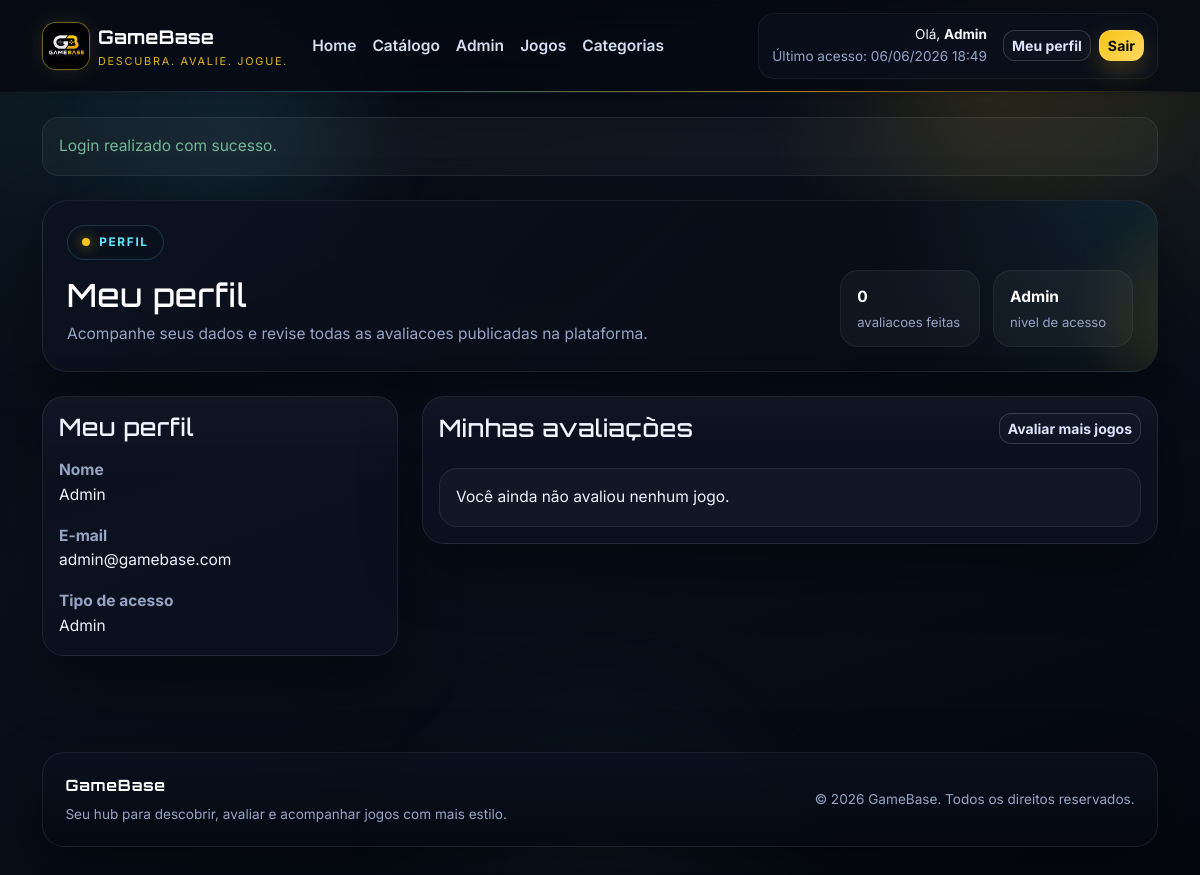
Page /index.php?page=perfil (signed in) on the committed database.
### tables this page shows
CREATE TABLE usuarios (
    id INT AUTO_INCREMENT PRIMARY KEY,
    nome VARCHAR(100) NOT NULL,
    email VARCHAR(150) NOT NULL UNIQUE,
    senha VARCHAR(255) NOT NULL,
    tipo ENUM('admin', 'usuario') DEFAULT 'usuario',
    lembrar_token VARCHAR(64) DEFAULT NULL,
    criado_em TIMESTAMP DEFAULT CURRENT_TIMESTAMP
);

### controllers/AuthController.php (called while the page is built, shortened)
<?php
class AuthController
{
    private Usuario $usuarioModel;
    private Avaliacao $avaliacaoModel;
    public function __construct()
    {
        $this->usuarioModel = new Usuario();
        $this->avaliacaoModel = new Avaliacao();
    }
    public function perfil(): void
    {
        $usuario = $this->usuarioModel->buscarPorId((int) $_SESSION['usuario_id']);
        $avaliacoes = $this->avaliacaoModel->listarPorUsuario((int) $_SESSION['usuario_id']);
        render('perfil.php', [
            'pageTitle' => 'Meu perfil',
            'usuario' => $usuario,
            'avaliacoes' => $avaliacoes,
        ]);
    }
}

### config/database.php (called while the page is built, shortened)
<?php
class Database
{
    private static ?PDO $connection = null;
    public static function getConnection(): PDO
    {
        if (self::$connection instanceof PDO) {
            return self::$connection;
        }
        $host = getenv("GAMEBASE_DB_HOST") ?: "localhost";
        $dbname = getenv("GAMEBASE_DB_NAME") ?: "gamebase";
        $username = getenv("GAMEBASE_DB_USER") ?: "root";
        $password = getenv("GAMEBASE_DB_PASS");
        $password = $password !== false ? $password : "root";
        $charset = getenv("GAMEBASE_DB_CHARSET") ?: "utf8mb4";
        $dsn = sprintf(
            "mysql:host=%s;dbname=%s;charset=%s",
            $host,
            $dbname,
            $charset
        );
        try {
            self::$connection = self::createPdo($dsn, $username, $password);
        } catch (Throwable $exception) {
            if (function_exists("debugLog")) {
                debugLog(
                    "initial",
                    "H1",
                    "config/database.php:42",
                    "database connection failed",
                    [
                        "host" => $host,
                        "database" => $dbname,
                        "errorType" => get_class($exception),
                        "errorCode" => (string) $exception->getCode(),
                        "errorMessage" => $exception->getMessage(),
                    ]
                );
            }
            if ((string) $exception->getCode() === "1049") {
                try {
                    if (function_exists("debugLog")) {
                        debugLog(
                            "post-fix",
                            "H1",
                            "config/database.php:50",
                            "database missing, starting bootstrap",
                            [
                                "host" => $host,
                                "database" => $dbname,
                                "schemaExists" => is_file(
                                    dirname(__DIR__) . "/database/gamebase.sql"
                                ),
                            ]
                        );
                    }
                    self::bootstrapDatabase(
                        $host,
                        $dbname,
                        $username,
                        $password,
                        $charset
                    );
                    self::$connection = self::createPdo(
                        $dsn,
                        $username,
                        $password
                    );
                    if (function_exists("debugLog")) {
                        debugLog(
                            "post-fix",
                            "H1",
                            "config/database.php:62",
                            "database bootstrap completed",
                            [
                                "host" => $host,
                                "database" => $dbname,
                            ]
                        );
                    }
                    return self::$connection;
                } catch (Throwable $bootstrapException) {
                    if (function_exists("debugLog")) {
                        debugLog(
                            "post-fix",
                            "H1",
                            "config/database.php:73",
                            "database bootstrap failed",
                            [
                                "host" => $host,
                                "database" => $dbname,
                                "errorType" => get_class($bootstrapException),
                                "errorCode" => (string) $bootstrapException->getCode(),
                                "errorMessage" => $bootstrapException->getMessage(),
                            ]
                        );
                    }
                    http_response_code(500);
                    die("<h1>Erro ao inicializar o banco</h1>" .
                        "<p>" .
                        htmlspecialchars(
                            "O banco gamebase nao existe e a inicializacao automatica falhou.",
                            ENT_QUOTES,
                            "UTF-8"
                        ) .
                        "</p>" .
                        "<p>" .
                        htmlspecialchars(
                            "Verifique se o MySQL esta ativo e se o arquivo database/gamebase.sql esta acessivel.",
                            ENT_QUOTES,
                            "UTF-8"
                        ) .
                        "</p>" .
                        "<p>" .
                        htmlspecialchars(
                            "Detalhe tecnico: " .
                                $bootstrapException->getMessage(),
                            ENT_QUOTES,
                            "UTF-8"
                        ) .
                        "</p>");
                }
            }
            http_response_code(500);
            $mensagem = "Nao foi possivel conectar ao banco de dados GameBase.";
            $orientacao =
                "Verifique host, nome do banco, usuario e senha em config/database.php ou nas variaveis de ambiente GAMEBASE_DB_*.";
            $credenciais = sprintf(
                "Configuracao atual: host=%s | banco=%s | usuario=%s",
                $host,
                $dbname,
                $username
            );
            $detalheTecnico = "Detalhe tecnico: " . $exception->getMessage();
            die("<h1>Erro de conexao com o banco</h1>" .
                "<p>" .
                htmlspecialchars($mensagem, ENT_QUOTES, "UTF-8") .
                "</p>" .
                "<p>" .
                htmlspecialchars($orientacao, ENT_QUOTES, "UTF-8") .
                "</p>" .
                "<p>" .
                htmlspecialchars($credenciais, ENT_QUOTES, "UTF-8") .
                "</p>" .
                "<p>" .
                htmlspecialchars($detalheTecnico, ENT_QUOTES, "UTF-8") .
                "</p>");
        }
        return self::$connection;
    }
    private static function createPdo(
        string $dsn,
        string $username,
        string $password
    ): PDO {
        return new PDO($dsn, $username, $password, [
            PDO::ATTR_ERRMODE => PDO::ERRMODE_EXCEPTION,
            PDO::ATTR_DEFAULT_FETCH_MODE => PDO::FETCH_ASSOC,
        ]);
    }
}

### models/Avaliacao.php (called while the page is built, shortened)
<?php
class Avaliacao
{
    private PDO $conn;
    public function __construct()
    {
        $this->conn = Database::getConnection();
    }
    public function listarPorUsuario(int $usuarioId): array
    {
        $stmt = $this->conn->prepare(
            '
            SELECT
                a.*,
                j.titulo AS jogo_titulo
            FROM avaliacoes a
            INNER JOIN jogos j ON j.id = a.jogo_id
            WHERE a.usuario_id = :usuario_id
            ORDER BY a.criado_em DESC
            '
        );
        $stmt->bindValue(':usuario_id', $usuarioId, PDO::PARAM_INT);
        $stmt->execute();
        return $stmt->fetchAll();
    }
}

### models/Usuario.php (called while the page is built, shortened)
<?php
class Usuario
{
    private PDO $conn;
    public function __construct()
    {
        $this->conn = Database::getConnection();
    }
    public function buscarPorId(int $id): ?array
    {
        $stmt = $this->conn->prepare('SELECT * FROM usuarios WHERE id = :id LIMIT 1');
        $stmt->bindValue(':id', $id, PDO::PARAM_INT);
        $stmt->execute();
        $usuario = $stmt->fetch();
        return $usuario !== false ? $usuario : null;
    }
}

### views/perfil.php (the view, shortened to what this page needs)
<?php
$usuario = $usuario ?? [];
$avaliacoes = $avaliacoes ?? [];
?>
<section class="mb-4">
    <div class="page-banner mb-4">
        <div class="d-flex flex-column flex-xl-row justify-content-between align-items-xl-end gap-4">
            <div>
                <span class="eyebrow-pill mb-3">Perfil</span>
                <h1 class="page-banner-title h2 mb-2">Meu perfil</h1>
                <p class="page-banner-text mb-0">Acompanhe seus dados e revise todas as avaliacoes publicadas na plataforma.</p>
            </div>
            <div class="page-banner-stats">
                <div class="page-stat">
                    <span class="page-stat-value"><?= count($avaliacoes) ?></span>
                    <span class="page-stat-label">avaliacoes feitas</span>
                </div>
                <div class="page-stat">
                    <span class="page-stat-value text-capitalize"><?= e((string) ($usuario['tipo'] ?? 'usuario')) ?></span>
                    <span class="page-stat-label">nivel de acesso</span>
                </div>
            </div>
        </div>
    </div>
    <div class="row g-4">
        <div class="col-lg-4">
            <article class="card h-100">
                <div class="card-body">
                    <h2 class="h4 mb-3">Meu perfil</h2>
                    <dl class="mb-0">
                        <dt class="text-muted">Nome</dt>
                        <dd class="mb-3"><?= e((string) ($usuario['nome'] ?? '')) ?></dd>
                        <dt class="text-muted">E-mail</dt>
                        <dd class="mb-3"><?= e((string) ($usuario['email'] ?? '')) ?></dd>
                        <dt class="text-muted">Tipo de acesso</dt>
                        <dd class="mb-0 text-capitalize"><?= e((string) ($usuario['tipo'] ?? 'usuario')) ?></dd>
                    </dl>
                </div>
            </article>
        </div>
        <div class="col-lg-8">
            <section class="card">
                <div class="card-body">
                    <div class="d-flex justify-content-between align-items-center mb-4">
                        <h2 class="h4 mb-0">Minhas avaliações</h2>
                        <a class="btn btn-outline-light btn-sm" href="<?= e(baseUrl('index.php?page=catalogo')) ?>">Avaliar mais jogos</a>
                    </div>
                    <div class="vstack gap-3">
                        <?php if ($avaliacoes === []): ?>
                            <article class="empty-state p-3">
                                <p class="mb-0">Você ainda não avaliou nenhum jogo.</p>
                            </article>
                        <?php endif; ?>
                    </div>
                </div>
            </section>
        </div>
    </div>
</section>

### rows in the picture
usuarios: tipo "Admin", nome "Admin", email "admin@gamebase.com"

### other values in the picture
$_SESSION['usuario_nome'] "Admin"
$ultimoAcesso "06/06/2026 18:49"
$flash['mensagem'] "Login realizado com sucesso."
count($avaliacoes) "0"
